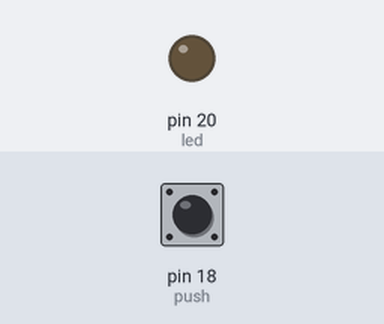
Recording of a program running on a simulated MicroPython board. Parts: output pins drawn as LEDs (lit = HIGH). The inputs (shaded band) are chosen by the test bench; at power-on: pin 18 (push) LOW.

Above: at 1.2 s.
1.3 s: pin 18 (push) pulled HIGH for 0.15 s
At 2.4 s:
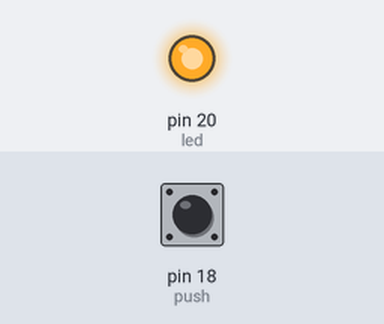
2.9 s: pin 18 (push) pulled HIGH for 1 s
At 3.6 s:
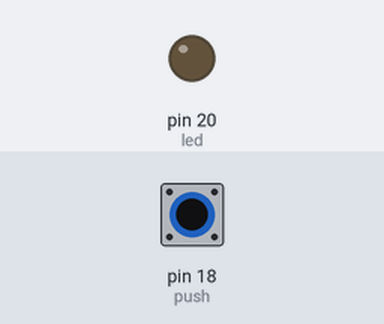
5.4 s: pin 18 (push) pulled HIGH for 3.2 s
At 6.7 s:
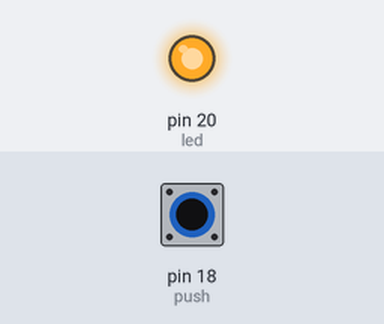
Timing chart, 0 to 8.4 s (numbered marks = the images above; inputs shaded):
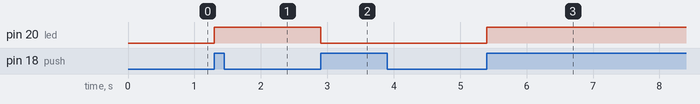

The program:

interuption.py
```python
# Scropetta Tristan
# 05/03/2023
# Ce code est réalisé dans le cadre d'un cours de l'HEPL

from machine import Pin # On import la class Pin qui permet de représenter une Pin "réel"

push = Pin(18, Pin.IN) # Définition de l'objet push sur la pin 18
led = Pin(20, Pin.OUT) # Définition de l'objet led sur la pin 20

def toggle_led(p):		# Création d'une fonction qui sera le handler de notre iteruption
    led.toggle()		# Fonction toggle de la class Pin qui permet d'inverser l'étét d'une sortie "Pin"

push.irq(toggle_led,trigger=Pin.IRQ_RISING)	#Déclaration de notre iteruption. 1er argument le handler, notre fonction toggle_led();
                                            #l'argument trigger défini le type de déclanchement, ici on choisi sur le flanc montant

while True:		# Une boucle infinie pour que le programme continue de tourner, sinon l'interuption ne peut fonctionner.
    pass
```

Measured:
- after the input at 1.3 s, pin 20 (led): LOW → HIGH at once
- after the input at 2.9 s, pin 20 (led): HIGH → LOW at once
- after the input at 5.4 s, pin 20 (led): LOW → HIGH at once
